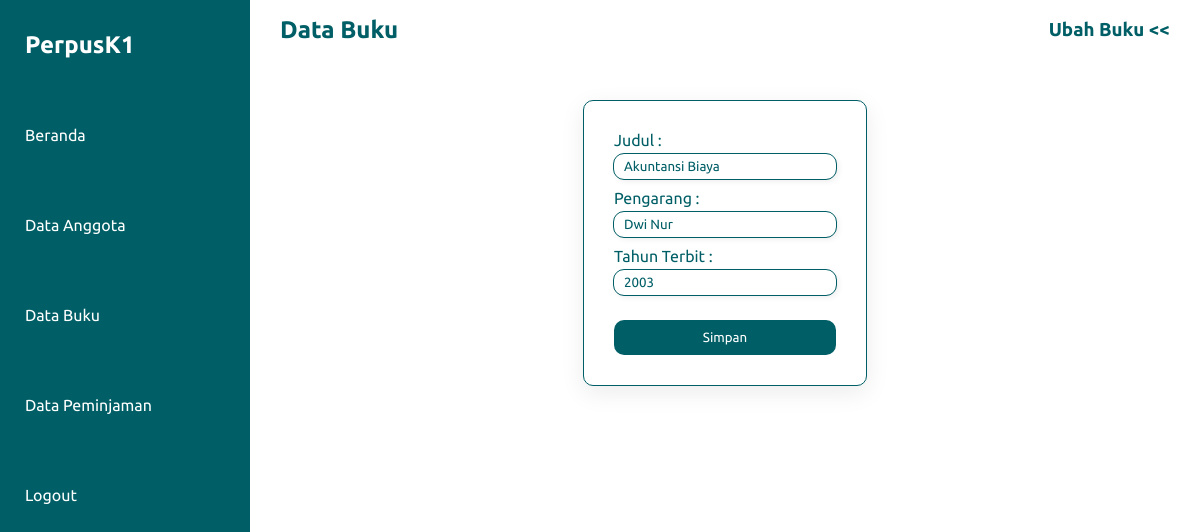
The app's page /kelola_buku/ubah_buku.php?id=B-001 (signed in) with its own data.
### tables this page shows
CREATE TABLE `tb_buku` (
  `id_buku` varchar(10) NOT NULL,
  `judul` varchar(30) NOT NULL,
  `pengarang` varchar(30) NOT NULL,
  `tahun_terbit` year(4) NOT NULL
);

### kelola_buku/ubah_buku.php (the view, shortened to what this page needs)
<?php
require "functions.php";
$id = $_GET['id'];
$datas = mysqli_query($koneksi, "SELECT * FROM tb_buku WHERE id_buku = '$id'");
?>
<!DOCTYPE html>
<html lang="en">
<head>
    <link rel="stylesheet" href="../style.css">
</head>
<body>
    <div class="container">
        <div class="navigation">
            <div class="logo-admin">
                <h2>PerpusK1</h2>
            </div>
            <ul>
                <li><a href="../index.php">Beranda</a></li>
                <li><a href="../kelola_anggota/data_anggota.php">Data Anggota</a></li>
                <li><a href="data_buku.php">Data Buku</a></li>
                <li><a href="../kelola_pinjam/data_pinjam.php">Data Peminjaman</a></li>
                <li><a onclick="return confirm('Apakah anda yakin ingin keluar?')" href="../logout.php">Logout</a></li>
            </ul>
        </div>
        <div class="main">
            <div class="top-bar">
                <div class="nama-menu">
                    <h2>Data Buku</h2>
                </div>
                <div class="sub-menu">
                    <h3>Ubah Buku << </h3>
                </div>
            </div>
            <div class="details">
                <div class="input-grub">
                    <form action="" method="post">
                        <?php
                        while ($data = mysqli_fetch_array($datas)) :
                        ?>
                            <div class="input-box">
                                <label for="judul">Judul :</label>
                                <input type="text" name="judul" id="judul" value="<?= $data['judul'] ?>">
                            </div>
                            <div class="input-box">
                                <label for="pengarang">Pengarang :</label>
                                <input type="text" name="pengarang" id="pengarang" value="<?= $data['pengarang'] ?>">
                            </div>
                            <div class="input-box">
                                <label for="tahun_terbit">Tahun Terbit :</label>
                                <input type="text" name="tahun_terbit" id="tahun_terbit" value="<?= $data['tahun_terbit'] ?>">
                            </div>
                            <div class="input-box">
                                <button type="submit" name="submit">Simpan</button>
                            </div>
                        <?php
                        endwhile;
                        ?>
                    </form>
                </div>
            </div>
        </div>
    </div>
</body>
</html>

### style.css (style rules this page uses)
* { font-family: 'Ubuntu', sans-serif; margin: 0; padding: 0; box-sizing: border-box; }
:root { --hijau: #005f66; --hijau-muda: rgb(0, 183, 196); --hijau-muda-muda: rgb(233, 254, 255); --white: #ffffff; --hijau-tua: #00363a; --gray: #ebebeb; }
body { min-height: 100vh; overflow-x: hidden; }
.container { position: relative; width: 100%; }
.navigation { position: fixed; width: 250px; height: 100%; background: var(--hijau); border-left: 10px solid var(--hijau); transition: 0.5s; overflow: hidden; }
.navigation ul { position: absolute; left: 0; width: 100%; }
.navigation ul li { position: relative; width: 100%; list-style: none; }
.navigation ul li a,h2 { position: relative; display: block; width: 100%; display: flex; text-decoration: none; color: var(--white); height: 90px; line-height: 90px; text-align: center; padding-left: 15px; }
.main { position: relative; width: calc(100% - 250px); left: 250px; min-height: 100vh; background: var(--white); }
.top-bar { color: var(--hijau); width: 100%; height: 60px; display: flex; justify-content: space-between; align-items: center; padding: 0px 30px; }
.top-bar .nama-menu h2 { padding: 0; color: var(--hijau); }
.details { width: 100%; display: flex; position: relative; background-color: var(--white); padding-top: 40px; }
.input-grub { background-color: var(--white); display: flex; margin: auto; box-shadow: 0 7px 25px rgba(0, 0, 0, 0.08); padding: 30px; border-radius: 10px; border: 1px solid var(--hijau); }
.input-grub .input-box { display: flex; flex-direction: column; color: var(--hijau); }
.input-grub .input-box input[type="text"] { color: var(--hijau); margin: 5px 0px; margin-bottom: 10px; border: none; outline: 1px solid var(--hijau); padding: 5px 10px; border-radius: 10px; box-shadow: 2px 2px 6px rgba(0, 0, 0, 0.082); }
.input-grub .input-box button { border: none; background-color: var(--hijau); padding: 10px 0; border-radius: 10px; color: var(--white); margin-top: 15px; }

### records on screen
tb_buku: judul "Akuntansi Biaya", pengarang "Dwi Nur", tahun_terbit "2003"
